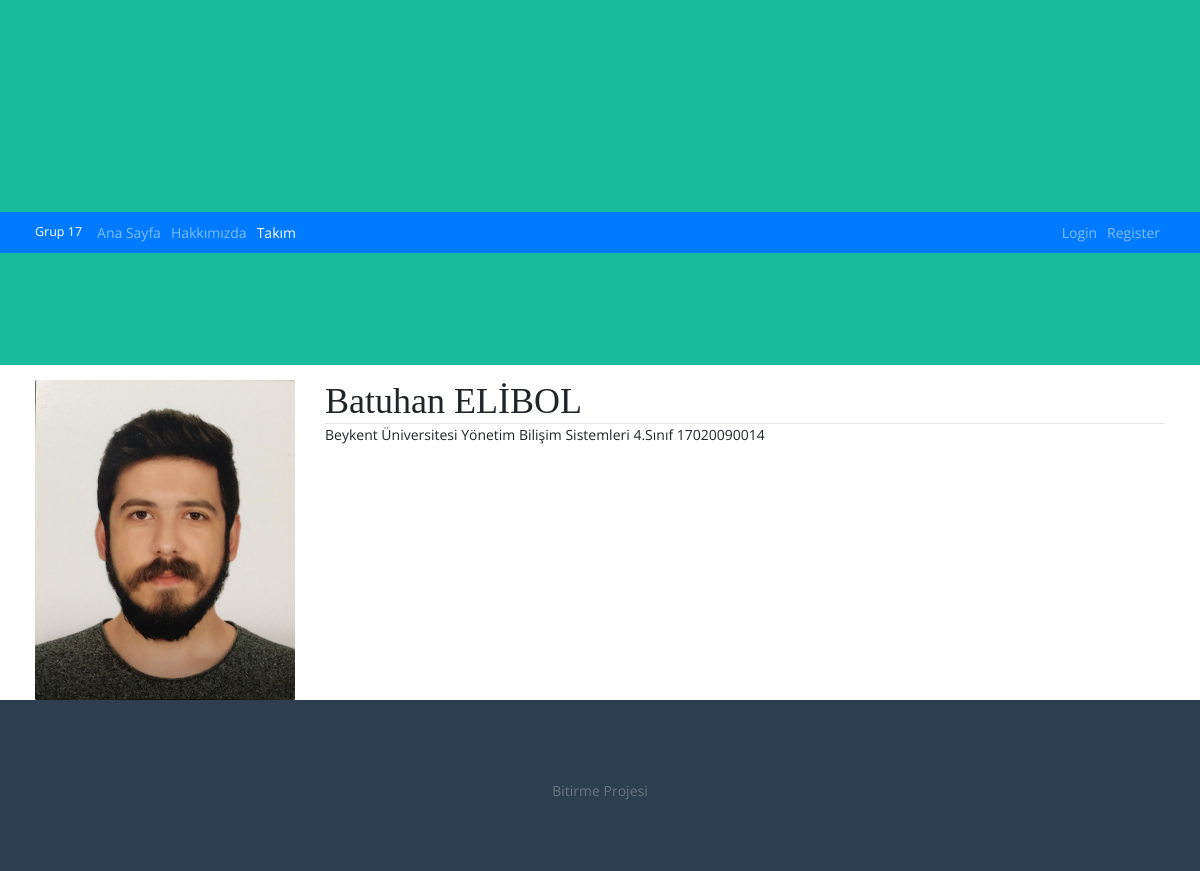
Screenshot of /takim/1 with the database file from the repository.
### takim/models.py (models this page shows, shortened)
class Takim(models.Model):
    name = models.CharField(max_length=100, verbose_name='Ekip Üyesi')
    description = models.TextField(verbose_name='Üye Açıklaması')
    image = models.CharField(max_length=50, verbose_name='Üye Resmi')
    created_date = models.DateTimeField(auto_now_add=True, verbose_name='Eklenme Tarihi')
    isPublished = models.BooleanField(default=True)
    def get_image_path(self):
        return '/img/'+ self.image

### takim/views.py (the view)
# urls.py: path('<int:takim_id>', views.detail, name='detail'),
def detail(request, takim_id):
    team = get_object_or_404(Takim, pk= takim_id)
    context = {
        'team':team
    }
    return render(request, 'takim/detail.html', context)

### templates/takim/detail.html
{% extends 'layout.html' %}
{% load static %}
{% block content %}
    <div class="row">
        <div class="col-md-3">
            <img class="card-img" src="{% static team.get_image_path %}" alt="">
        </div>
        <div class="col-md-9">
            <h1>{{ team.name }}</h1>
            <hr>
            <p>
                {{ team.description }}
            </p>
        </div>
    </div>
{% endblock %}

### static/css/style.css (style rules this page uses)
* { padding: 0; margin: 0; box-sizing: border-box; }
html { font-size: 6px; }
body { font-family: 'Lato', sans-serif; font-size: 1.6rem; font-weight: 400; line-height: 1.5; background-color: #fff; position: relative; }
h1, h2, h3, h4, h5, h6 { font-weight: 700; font-family: Montserrat; }
@media (min-width: 576px) { html { font-size: 7px; } }
@media (min-width: 768px) { html { font-size: 8px; } }
@media (min-width: 992px) { html { font-size: 9px; } }
@media (min-width: 1200px) { html { font-size: 10px; } }

### static/css/main.css (style rules this page uses)
.row { display: -webkit-box; display: -webkit-flex; display: -moz-box; display: -ms-flexbox; display: flex; -webkit-flex-wrap: wrap; -ms-flex-wrap: wrap; flex-wrap: wrap; }
html { -webkit-box-sizing: border-box; -moz-box-sizing: border-box; box-sizing: border-box; }
* { padding: 0; margin: 0; }
*, *:before, *:after { -webkit-box-sizing: inherit; -moz-box-sizing: inherit; box-sizing: inherit; }
body, h1, h2, h3, h4, h5, h6, blockquote, p, pre, dl, dd, ol, ul, figure, hr, fieldset, legend { margin: 0; padding: 0; }
body { font-family: "Open Sans", "Arial", "Helvetica Neue", sans-serif; font-weight: 400; font-size: 14px; }
h1, h2, h3, h4, h5, h6 { font-weight: 400; }
h1 { font-size: 36px; }

### rows the page displays
Takim: image (picture), name "Batuhan ELİBOL", description "Beykent Üniversitesi Yönetim Bilişim Sistemleri 4.Sınıf 17020090014"
